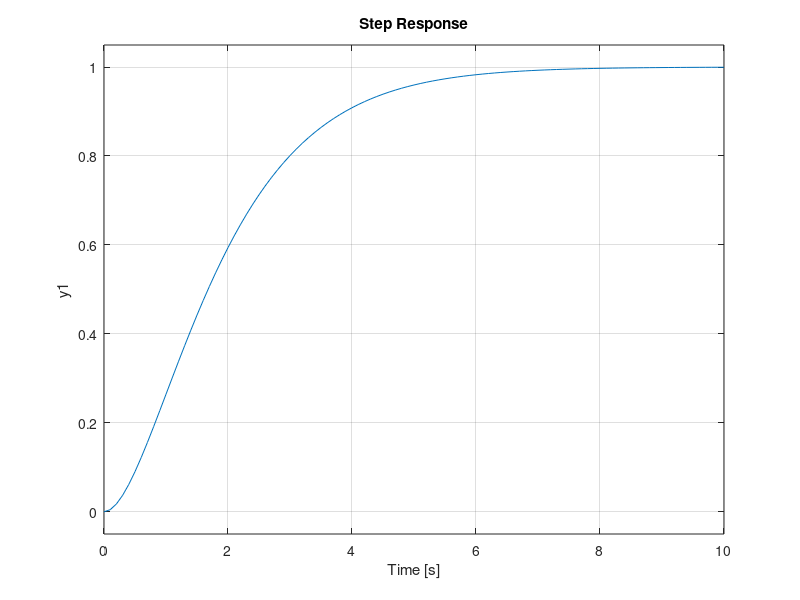

The MATLAB source for this figure: (Note: this script raises an error after producing the figure.)
%% Regelungstechnik II - Matlab-Übung 3

%% Aufgabe 1 
% a)
clear; close all; clc
s = tf('s');

P = 1/(s^2+2*s+1);

figure(1)
clf
step(P, 10);
hold on;
step(10, 10);
grid on;
legend('y(t)', 'u(t)')

stepinfo(P)

% b)
nut = (s+5)^4;

[R, T] = polvorgabe_zusatz(P, nut);

% c)
figure(2)
clf
step(T, 10);
hold on;
step(10, 10);
grid on;
legend('y(t)', 'u(t)')

stepinfo(T)

%% Aufgabe 2
clc;
Gs = 1/(s^2+2*s+1);

Td = 0.1;
Gz_tus = c2d(Gs, Td, 'tustin');
[numGz, denGz] = tfdata(Gz_tus, 'v');

Rt_tus = c2d(R, Td, 'tustin');

%Tt =

